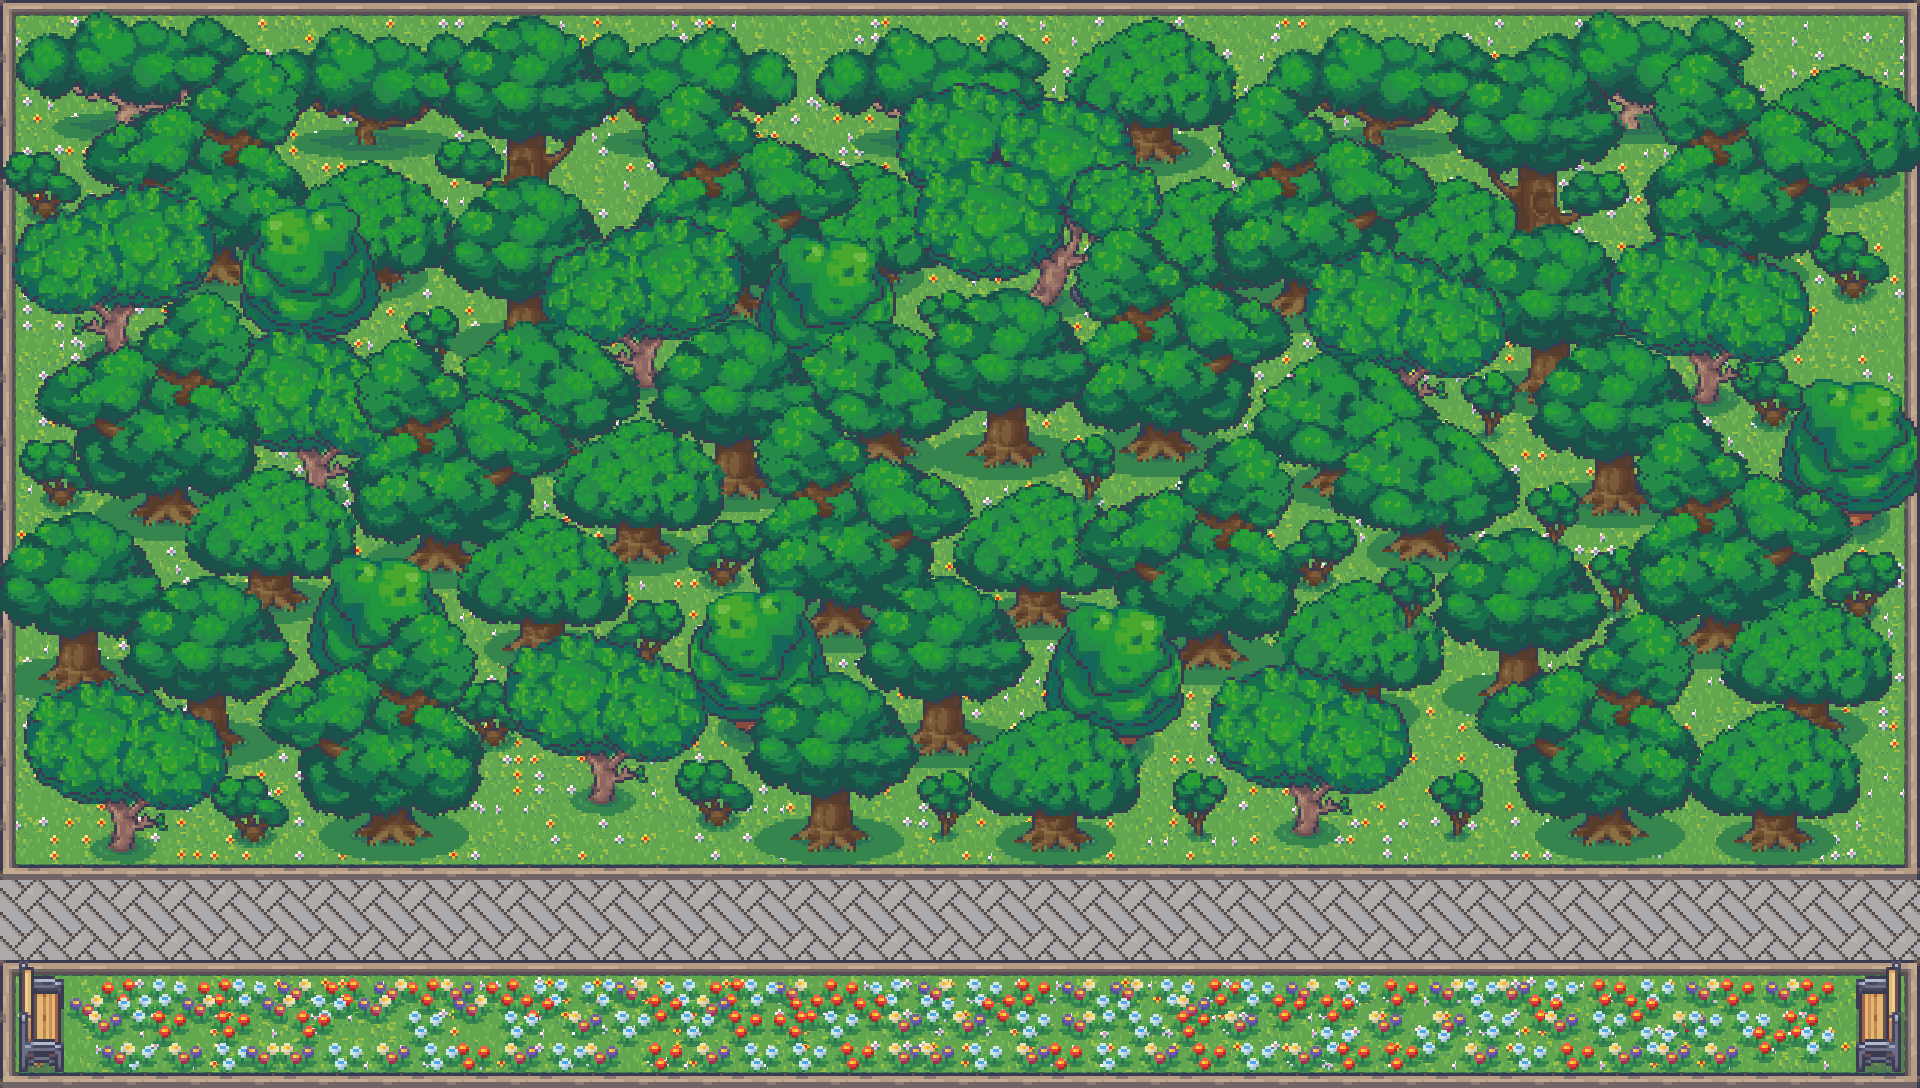

The image is a tile-based game level rendered from a .tmx file. Its description and source (layers, tilesets, objects; grid data summarised) follow:
An orthogonal 120x68 tile map with 16x16 px tiles, 14 tile layers (map_change, grass, flowers, paths, ...), 7 tilesets and 40 objects (m3-m6, m7-m6).

<map version="1.5" tiledversion="1.7.1" orientation="orthogonal" renderorder="right-down" width="120" height="68" tilewidth="16" tileheight="16" infinite="0" nextlayerid="19" nextobjectid="42">
 <tileset firstgid="1" name="background" tilewidth="16" tileheight="16" tilecount="1728" columns="48">
  <image source="A2_Floors_MV_TILESET.png" width="768" height="576" />
  <tile id="0">
   <properties>
    <property name="destination" value="maps/map3/map3.tmx" />
    <property name="spawn" value="m6-m3" />
   </properties>
  </tile>
  <tile id="1">
   <properties>
    <property name="destination" value="maps/map7/map7.tmx" />
    <property name="spawn" value="m6-m7" />
   </properties>
  </tile>
 </tileset>
 <tileset firstgid="1729" name="trees" tilewidth="16" tileheight="16" tilecount="2304" columns="48">
  <image source="Tileset_1_MV.png" width="768" height="768" />
  <tile id="111">
   <properties>
    <property name="blocked" value="" />
   </properties>
  </tile>
  <tile id="831">
   <properties>
    <property name="transition" value="maps/map7/map7.tmx" />
   </properties>
  </tile>
  <tile id="836">
   <properties>
    <property name="transition" value="maps/map3/map3.tmx" />
   </properties>
  </tile>
 </tileset>
 <tileset firstgid="4033" name="trees2" tilewidth="16" tileheight="16" tilecount="2304" columns="48">
  <image source="Tileset_17_MV.png" width="768" height="768" />
 </tileset>
 <tileset firstgid="6337" name="trees3" tilewidth="16" tileheight="16" tilecount="2304" columns="48">
  <image source="Tileset_20_MV.png" width="768" height="768" />
 </tileset>
 <tileset firstgid="8641" name="trees5" tilewidth="16" tileheight="16" tilecount="2304" columns="48">
  <image source="Tileset_26_MV.png" width="768" height="768" />
 </tileset>
 <tileset firstgid="10945" name="trees4" tilewidth="16" tileheight="16" tilecount="2304" columns="48">
  <image source="Tileset_27_MV.png" width="768" height="768" />
 </tileset>
 <tileset firstgid="13249" name="extras" tilewidth="16" tileheight="16" tilecount="2304" columns="48">
  <image source="Tileset_3_MV.png" width="768" height="768" />
 </tileset>
 <layer id="15" name="map_change" width="120" height="68">
  <data>[8160 cells, 20 non-empty, 2 distinct tile ids]</data>
 </layer>
 <objectgroup id="17" name="entries">
  <object id="2" name="m3-m6" x="1872" y="920" />
  <object id="3" name="m7-m6" x="48" y="920" />
 </objectgroup>
 <layer id="1" name="grass" width="120" height="68">
  <data>[8160 cells, 8160 non-empty, 108 distinct tile ids]</data>
 </layer>
 <layer id="4" name="flowers" width="120" height="68">
  <data>[8160 cells, 7788 non-empty, 21 distinct tile ids]</data>
 </layer>
 <layer id="2" name="paths" width="120" height="68">
  <data>[8160 cells, 1198 non-empty, 38 distinct tile ids]</data>
 </layer>
 <layer id="7" name="trees1" width="120" height="68">
  <data>[8160 cells, 2135 non-empty, 527 distinct tile ids]</data>
 </layer>
 <layer id="6" name="extras" width="120" height="68">
  <data>[8160 cells, 488 non-empty, 162 distinct tile ids]</data>
 </layer>
 <layer id="3" name="trees" width="120" height="68">
  <data>[8160 cells, 1761 non-empty, 663 distinct tile ids]</data>
 </layer>
 <layer id="5" name="trees2" width="120" height="68">
  <data>[8160 cells, 1427 non-empty, 531 distinct tile ids]</data>
 </layer>
 <layer id="9" name="trees2.5" width="120" height="68">
  <data>[8160 cells, 564 non-empty, 300 distinct tile ids]</data>
 </layer>
 <layer id="8" name="trees3" width="120" height="68">
  <data>[8160 cells, 1272 non-empty, 624 distinct tile ids]</data>
 </layer>
 <layer id="13" name="trees3.5" width="120" height="68">
  <data>[8160 cells, 125 non-empty, 45 distinct tile ids]</data>
 </layer>
 <layer id="10" name="trees4" width="120" height="68">
  <data>[8160 cells, 1233 non-empty, 504 distinct tile ids]</data>
 </layer>
 <layer id="11" name="trees5" width="120" height="68">
  <data>[8160 cells, 1295 non-empty, 838 distinct tile ids]</data>
 </layer>
 <layer id="12" name="trees6" width="120" height="68">
  <data>[8160 cells, 960 non-empty, 672 distinct tile ids]</data>
 </layer>
 <objectgroup id="18" name="collisions">
  <object id="4" x="3.16502" y="976.083" width="1919.5" height="112.167" />
  <object id="5" x="18.665" y="704.417" width="62.6667" height="95.3333" />
  <object id="6" x="81.3317" y="784.417" width="80.6667" height="62.6667" />
  <object id="7" x="161.998" y="799.75" width="96.6667" height="16" />
  <object id="8" x="225.998" y="815.75" width="2" height="0.666667" />
  <object id="9" x="225.332" y="800.417" width="256" height="30" />
  <object id="10" x="226.665" y="832.417" width="64" height="14.6667" />
  <object id="11" x="226.665" y="847.75" width="47.3333" height="15.3333" />
  <object id="12" x="306.165" y="829.25" width="160" height="18" />
  <object id="13" x="338.165" y="846.75" width="112.5" height="17" />
  <object id="14" x="465.165" y="736.25" width="17.5" height="62.5" />
  <object id="15" x="482.165" y="734.75" width="209" height="16.5" />
  <object id="16" x="578.665" y="751.25" width="63.5" height="64" />
  <object id="17" x="642.665" y="751.25" width="48" height="17" />
  <object id="18" x="674.165" y="769.25" width="16" height="62" />
  <object id="19" x="690.165" y="799.75" width="80.5" height="32" />
  <object id="20" x="738.665" y="831.75" width="128" height="16.5" />
  <object id="21" x="850.665" y="799.25" width="32" height="33" />
  <object id="22" x="882.665" y="783.75" width="63.5" height="16.5" />
  <object id="23" x="929.665" y="800.25" width="33" height="47.5" />
  <object id="24" x="962.665" y="799.75" width="47" height="15" />
  <object id="25" x="1010.67" y="799.75" width="111.5" height="47.5" />
  <object id="26" x="1122.67" y="768.75" width="16.5" height="63" />
  <object id="27" x="1139.67" y="752.25" width="399.5" height="31" />
  <object id="28" x="1266.67" y="784.25" width="111.5" height="15" />
  <object id="29" x="1282.17" y="797.25" width="64.5" height="34" />
  <object id="30" x="1170.17" y="782.25" width="48" height="49.5" />
  <object id="31" x="1345.67" y="798.25" width="17.5" height="18" />
  <object id="32" x="1426.67" y="778.75" width="64.5" height="53.5" />
  <object id="33" x="1522.67" y="751.75" width="144" height="96" />
  <object id="34" x="1666.17" y="734.75" width="48" height="49.5" />
  <object id="35" x="1698.17" y="688.25" width="165.667" height="175" />
  <object id="36" x="1858.17" y="687.25" width="48.5" height="16.5" />
  <object id="37" x="1919.92" y="-2.75" width="17" height="1057" />
  <object id="38" x="1858.59" y="960.417" width="64.0833" height="24.6667" />
  <object id="39" x="3.16502" y="959.75" width="63.5" height="22" />
  <object id="40" x="3.16502" y="-0.25" width="15.5" height="970.5" />
  <object id="41" x="2.66502" y="0.083333" width="1920" height="15.6667" />
 </objectgroup>
</map>
